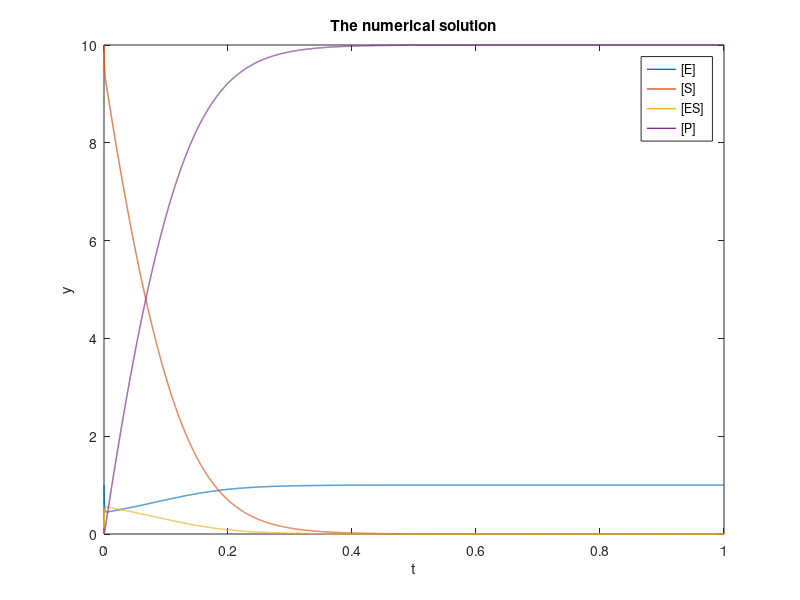
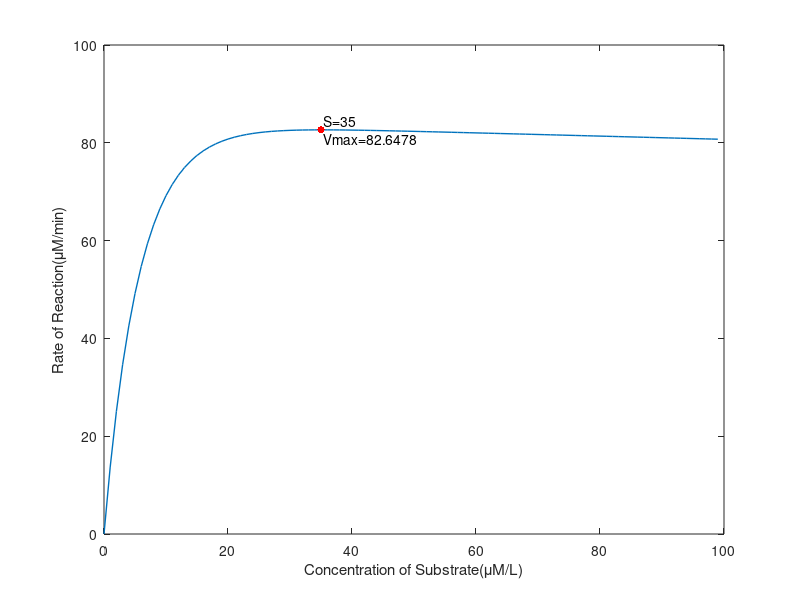

The MATLAB source for these figures, in order:
% T:the total time of the reaction
% a1,a2,a3 represent the rate constants
% e0,s0,es0,p0 represent the initial value of the concentration of E,S,ES,P

T=1;
N=10000;
dt=T/N;
t=0:dt:T;
y=zeros(4,length(t));
a1=100;
a2=600;
a3=150;
e0=1;
s0=10;
es0=0;
p0=0;

y(:,1)=[e0;s0;es0;p0];
for n=1:length(t)-1
    k1=[(a2+a3)*y(3,n)-a1*y(1,n)*y(2,n);a2*y(3,n)-a1*y(1,n)*y(2,n);...
        a1*y(1,n)*y(2,n)-(a2+a3)*y(3,n);a3*y(3,n)];
    k2=[(a2+a3)*(y(3,n)+dt/2*k1(3))-a1*(y(1,n)+dt/2*k1(1))*(y(2,n)+dt/2*k1(2));...
        a2*(y(3,n)+dt/2*k1(3))-a1*(y(1,n)+dt/2*k1(1))*(y(2,n)+dt/2*k1(2));...
        a1*(y(1,n)+dt/2*k1(1))*(y(2,n)+dt/2*k1(2))-(a2+a3)*(y(3,n)+dt/2*k1(3));...
        a3*(y(3,n)+dt/2*k1(3))];
    k3=[(a2+a3)*(y(3,n)+dt/2*k2(3))-a1*(y(1,n)+dt/2*k2(1))*(y(2,n)+dt/2*k2(2));...
        a2*(y(3,n)+dt/2*k2(3))-a1*(y(1,n)+dt/2*k2(1))*(y(2,n)+dt/2*k2(2));...
        a1*(y(1,n)+dt/2*k2(1))*(y(2,n)+dt/2*k2(2))-(a2+a3)*(y(3,n)+dt/2*k2(3));...
        a3*(y(3,n)+dt/2*k2(3))];
    k4=[(a2+a3)*(y(3,n)+dt*k3(3))-a1*(y(1,n)+dt*k3(1))*(y(2,n)+dt*k3(2));...
        a2*(y(3,n)+dt*k3(3))-a1*(y(1,n)+dt*k3(1))*(y(2,n)+dt*k3(2));...
        a1*(y(1,n)+dt*k3(1))*(y(2,n)+dt*k3(2))-(a2+a3)*(y(3,n)+dt*k3(3));...
        a3*(y(3,n)+dt*k3(3))];
    y(:,n+1)=y(:,n)+1/6*(k1+2*k2+2*k3+k4)*dt;  
    
end

figure(1),plot(t,y,'Linewidth',1);
xlabel('t');
ylabel('y');
legend('[E]','[S]','[ES]','[P]');
title('The numerical solution');
hold on

V=150*y(3,1:100);
S=0:99;
figure(2),plot(S,V,'Linewidth',1);
xlabel('Concentration of Substrate(μM/L)');
ylabel('Rate of Reaction(μM/min)');

Vmax=max(V);
Smax=S(find(V==Vmax));
hold on
plot(Smax,Vmax,'r.','markersize',16)
text(Smax,Vmax,[' S=',num2str(Smax),char(10),' Vmax=',num2str(Vmax)]);

